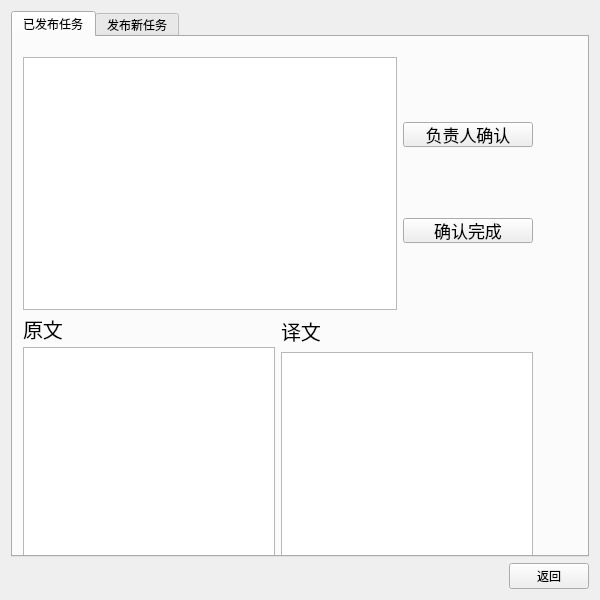
<?xml version="1.0" encoding="UTF-8"?>
<ui version="4.0">
 <class>ReleaserWidget</class>
 <widget class="QWidget" name="ReleaserWidget">
  <property name="geometry">
   <rect>
    <x>0</x>
    <y>0</y>
    <width>600</width>
    <height>600</height>
   </rect>
  </property>
  <property name="sizePolicy">
   <sizepolicy hsizetype="Minimum" vsizetype="Minimum">
    <horstretch>0</horstretch>
    <verstretch>0</verstretch>
   </sizepolicy>
  </property>
  <property name="minimumSize">
   <size>
    <width>600</width>
    <height>600</height>
   </size>
  </property>
  <property name="windowTitle">
   <string>发布任务管理</string>
  </property>
  <layout class="QGridLayout" name="gridLayout">
   <item row="0" column="0">
    <layout class="QVBoxLayout" name="verticalLayout_12">
     <item>
      <widget class="QTabWidget" name="tabWidget">
       <property name="currentIndex">
        <number>0</number>
       </property>
       <widget class="QWidget" name="tab">
        <attribute name="title">
         <string>已发布任务</string>
        </attribute>
        <widget class="QWidget" name="">
         <property name="geometry">
          <rect>
           <x>10</x>
           <y>20</y>
           <width>510</width>
           <height>511</height>
          </rect>
         </property>
         <layout class="QVBoxLayout" name="verticalLayout_11">
          <item>
           <layout class="QHBoxLayout" name="horizontalLayout_4">
            <item>
             <widget class="QTableView" name="tableView">
              <property name="sizePolicy">
               <sizepolicy hsizetype="MinimumExpanding" vsizetype="Expanding">
                <horstretch>0</horstretch>
                <verstretch>0</verstretch>
               </sizepolicy>
              </property>
              <property name="minimumSize">
               <size>
                <width>200</width>
                <height>0</height>
               </size>
              </property>
             </widget>
            </item>
            <item>
             <layout class="QVBoxLayout" name="verticalLayout_4">
              <item>
               <widget class="QPushButton" name="pushButton">
                <property name="enabled">
                 <bool>true</bool>
                </property>
                <property name="sizePolicy">
                 <sizepolicy hsizetype="Maximum" vsizetype="Maximum">
                  <horstretch>0</horstretch>
                  <verstretch>0</verstretch>
                 </sizepolicy>
                </property>
                <property name="minimumSize">
                 <size>
                  <width>130</width>
                  <height>0</height>
                 </size>
                </property>
                <property name="maximumSize">
                 <size>
                  <width>130</width>
                  <height>25</height>
                 </size>
                </property>
                <property name="font">
                 <font>
                  <pointsize>13</pointsize>
                 </font>
                </property>
                <property name="text">
                 <string>负责人确认</string>
                </property>
               </widget>
              </item>
              <item>
               <widget class="QPushButton" name="pushButton_2">
                <property name="sizePolicy">
                 <sizepolicy hsizetype="Maximum" vsizetype="Maximum">
                  <horstretch>0</horstretch>
                  <verstretch>0</verstretch>
                 </sizepolicy>
                </property>
                <property name="minimumSize">
                 <size>
                  <width>130</width>
                  <height>0</height>
                 </size>
                </property>
                <property name="maximumSize">
                 <size>
                  <width>16777215</width>
                  <height>25</height>
                 </size>
                </property>
                <property name="font">
                 <font>
                  <pointsize>13</pointsize>
                 </font>
                </property>
                <property name="text">
                 <string>确认完成</string>
                </property>
               </widget>
              </item>
             </layout>
            </item>
           </layout>
          </item>
          <item>
           <layout class="QHBoxLayout" name="horizontalLayout_3">
            <item>
             <layout class="QVBoxLayout" name="verticalLayout_5">
              <item>
               <widget class="QLabel" name="label_10">
                <property name="sizePolicy">
                 <sizepolicy hsizetype="Maximum" vsizetype="Maximum">
                  <horstretch>0</horstretch>
                  <verstretch>0</verstretch>
                 </sizepolicy>
                </property>
                <property name="maximumSize">
                 <size>
                  <width>60</width>
                  <height>25</height>
                 </size>
                </property>
                <property name="font">
                 <font>
                  <pointsize>15</pointsize>
                 </font>
                </property>
                <property name="text">
                 <string>原文</string>
                </property>
               </widget>
              </item>
              <item>
               <widget class="QTextBrowser" name="textBrowser">
                <property name="sizePolicy">
                 <sizepolicy hsizetype="Maximum" vsizetype="Expanding">
                  <horstretch>0</horstretch>
                  <verstretch>0</verstretch>
                 </sizepolicy>
                </property>
                <property name="maximumSize">
                 <size>
                  <width>300</width>
                  <height>16777215</height>
                 </size>
                </property>
               </widget>
              </item>
             </layout>
            </item>
            <item>
             <layout class="QVBoxLayout" name="verticalLayout_6">
              <item>
               <widget class="QLabel" name="label_11">
                <property name="font">
                 <font>
                  <pointsize>15</pointsize>
                 </font>
                </property>
                <property name="text">
                 <string>译文</string>
                </property>
               </widget>
              </item>
              <item>
               <widget class="QTextBrowser" name="textBrowser_2">
                <property name="sizePolicy">
                 <sizepolicy hsizetype="Maximum" vsizetype="Expanding">
                  <horstretch>0</horstretch>
                  <verstretch>0</verstretch>
                 </sizepolicy>
                </property>
                <property name="maximumSize">
                 <size>
                  <width>300</width>
                  <height>16777215</height>
                 </size>
                </property>
               </widget>
              </item>
             </layout>
            </item>
           </layout>
          </item>
         </layout>
        </widget>
       </widget>
       <widget class="QWidget" name="tab_3">
        <attribute name="title">
         <string>发布新任务</string>
        </attribute>
        <layout class="QGridLayout" name="gridLayout_2">
         <item row="0" column="0">
          <layout class="QHBoxLayout" name="horizontalLayout_2">
           <item>
            <layout class="QHBoxLayout" name="horizontalLayout">
             <item>
              <layout class="QVBoxLayout" name="verticalLayout_2">
               <item>
                <widget class="QLabel" name="label">
                 <property name="text">
                  <string>书名</string>
                 </property>
                </widget>
               </item>
               <item>
                <widget class="QLabel" name="label_2">
                 <property name="text">
                  <string>作者</string>
                 </property>
                </widget>
               </item>
               <item>
                <widget class="QLabel" name="label_7">
                 <property name="text">
                  <string>时间周期（天）</string>
                 </property>
                </widget>
               </item>
               <item>
                <widget class="QLabel" name="label_9">
                 <property name="text">
                  <string>招募周期（天）</string>
                 </property>
                </widget>
               </item>
               <item>
                <widget class="QLabel" name="label_3">
                 <property name="text">
                  <string>原语言</string>
                 </property>
                </widget>
               </item>
               <item>
                <widget class="QLabel" name="label_4">
                 <property name="text">
                  <string>目标语言</string>
                 </property>
                </widget>
               </item>
               <item>
                <widget class="QLabel" name="label_5">
                 <property name="text">
                  <string>预付酬金（元）</string>
                 </property>
                </widget>
               </item>
              </layout>
             </item>
             <item>
              <layout class="QVBoxLayout" name="verticalLayout">
               <item>
                <widget class="QLineEdit" name="lineEdit"/>
               </item>
               <item>
                <widget class="QLineEdit" name="lineEdit_2"/>
               </item>
               <item>
                <widget class="QLineEdit" name="lineEdit_3"/>
               </item>
               <item>
                <widget class="QLineEdit" name="lineEdit_4"/>
               </item>
               <item>
                <widget class="QComboBox" name="comboBox">
                 <property name="editable">
                  <bool>false</bool>
                 </property>
                 <property name="currentIndex">
                  <number>0</number>
                 </property>
                 <item>
                  <property name="text">
                   <string>中文</string>
                  </property>
                 </item>
                 <item>
                  <property name="text">
                   <string>英文</string>
                  </property>
                 </item>
                </widget>
               </item>
               <item>
                <widget class="QComboBox" name="comboBox_2">
                 <property name="editable">
                  <bool>false</bool>
                 </property>
                 <item>
                  <property name="text">
                   <string>中文</string>
                  </property>
                 </item>
                 <item>
                  <property name="text">
                   <string>英文</string>
                  </property>
                 </item>
                </widget>
               </item>
               <item>
                <widget class="QLineEdit" name="lineEdit_6"/>
               </item>
              </layout>
             </item>
            </layout>
           </item>
           <item>
            <layout class="QVBoxLayout" name="verticalLayout_3">
             <item>
              <widget class="QLabel" name="label_6">
               <property name="font">
                <font>
                 <pointsize>16</pointsize>
                </font>
               </property>
               <property name="text">
                <string>内容简介：</string>
               </property>
              </widget>
             </item>
             <item>
              <widget class="QPlainTextEdit" name="plainTextEdit"/>
             </item>
             <item>
              <widget class="QLabel" name="label_8">
               <property name="font">
                <font>
                 <pointsize>16</pointsize>
                </font>
               </property>
               <property name="text">
                <string>原文输入：</string>
               </property>
              </widget>
             </item>
             <item>
              <widget class="QPlainTextEdit" name="plainTextEdit_2"/>
             </item>
             <item>
              <widget class="QPushButton" name="pushButton_6">
               <property name="text">
                <string>确认发布</string>
               </property>
              </widget>
             </item>
            </layout>
           </item>
          </layout>
         </item>
        </layout>
       </widget>
      </widget>
     </item>
     <item>
      <layout class="QHBoxLayout" name="horizontalLayout_5">
       <item>
        <spacer name="horizontalSpacer_2">
         <property name="orientation">
          <enum>Qt::Horizontal</enum>
         </property>
         <property name="sizeHint" stdset="0">
          <size>
           <width>40</width>
           <height>20</height>
          </size>
         </property>
        </spacer>
       </item>
       <item>
        <widget class="QPushButton" name="pushButton_4">
         <property name="text">
          <string>返回</string>
         </property>
        </widget>
       </item>
      </layout>
     </item>
    </layout>
   </item>
  </layout>
 </widget>
 <resources/>
 <connections/>
</ui>
